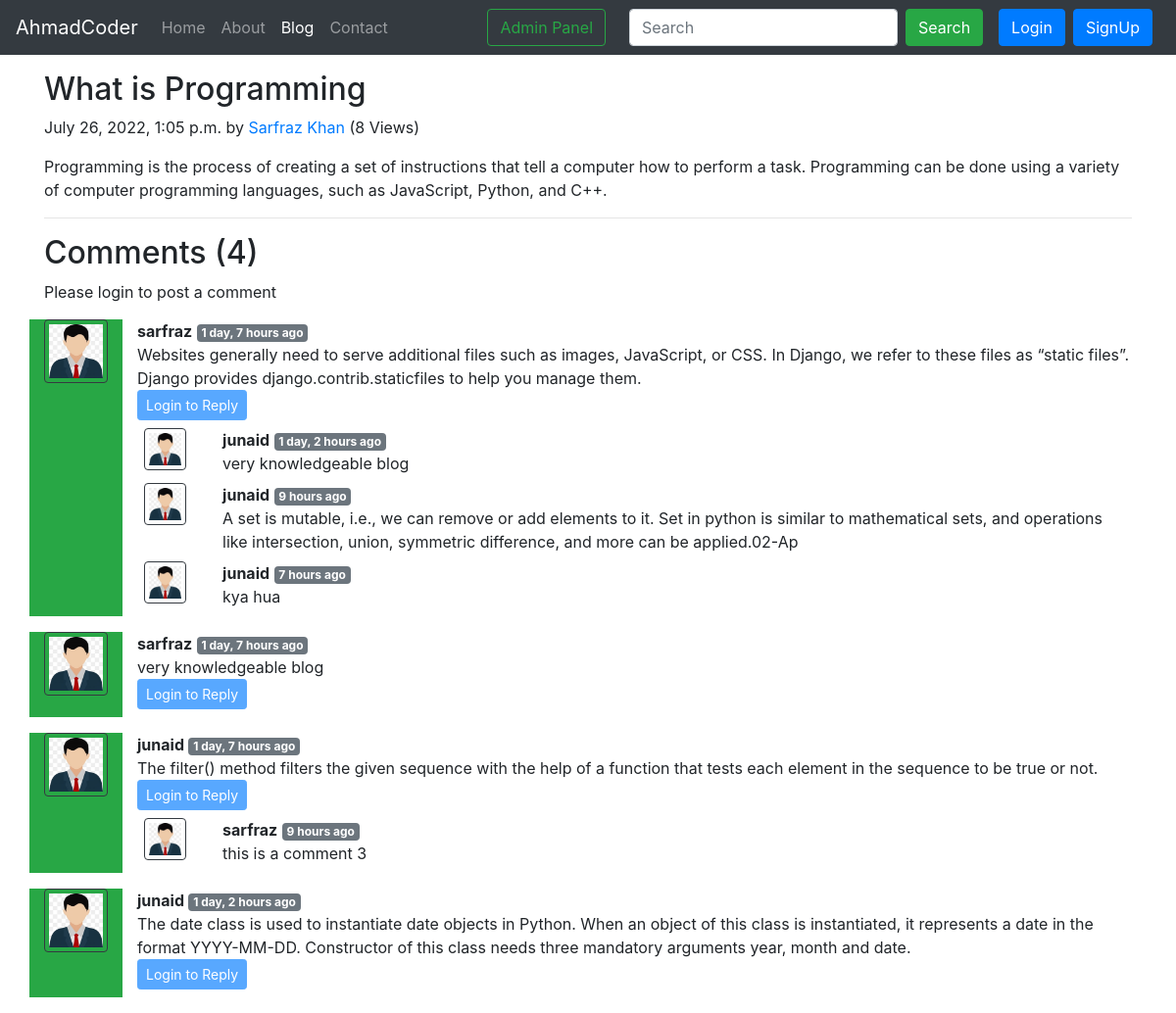
Screenshot of /blog/First-Post with the database file from the repository.
### blog/models.py (models this page shows, shortened)
class Post(models.Model):
    sno = models.AutoField(primary_key=True)
    title = models.CharField(max_length=250)
    content = models.TextField()
    author = models.CharField(max_length=50)
    slug = models.CharField(max_length=130)
    views = models.IntegerField(default=0)
    timestamp = models.DateTimeField(blank=True)

class BlogComment(models.Model):
    sno = models.AutoField(primary_key=True)
    comment = models.TextField()
    user = models.ForeignKey(User, on_delete=models.CASCADE)
    post = models.ForeignKey(Post, on_delete=models.CASCADE)
    parent = models.ForeignKey('self', on_delete=models.CASCADE, null=True)
    timestamp = models.DateTimeField(default=now)

### blog/views.py (the view)
# urls.py: path('<str:slug>', views.blogPost, name='blogPost'),
def blogPost(request, slug):
    post = Post.objects.filter(slug=slug).first()
    post.views = post.views + 1
    post.save()
    comments = BlogComment.objects.filter(post=post, parent=None)
    replies = BlogComment.objects.filter(post=post).exclude(parent=None)
    replyDict = {}
    for reply in replies:
        if reply.parent.sno not in replyDict.keys():
            replyDict[reply.parent.sno] = [reply]
        else:
            replyDict[reply.parent.sno].append(reply)
    context = {'post':post, 'comments':comments, 'user':request.user, 'replyDict':replyDict}
    return render(request, 'blog/blogPost.html', context)

### blog/templatetags/extras.py (called while the page is built)
@register.filter(name='get_val')
def get_val(dict, key):
    return dict.get(key)

### templates/blog/blogPost.html (shortened to what this page needs)
{% extends 'base.html' %}
{% block blogactive %} active {% endblock blogactive %}
{% block body %}
{% load humanize %}
{% load extras %}
<div class="container my-3">
    <h2 class="blog-post-title">{{post.title}}</h2>
    <p class="blog-post-meta">{{post.timestamp}} by <a href="/about">{{post.author}}</a> <span>({{post.views}} Views)</span></p>
    <p>{{post.content|safe}}</p>
    <hr>
  </div>
  <div class="container">
    <h2>Comments ({{comments.count}})</h2>
    <div class="my-2">
      {% if user.is_authenticated %}
      <form action="/blog/postComment" method="POST">{% csrf_token %}
        <div class="form-group">
          <label for="exampleInputEmail1">Post Comment</label>
          <input type="text" class="form-control" name="comment" placeholder="Enter Comment Here">
        </div>
        <input type="hidden" name="parentSno" value="">
        <input type="hidden" name="postSno" value="{{post.sno}}">
        <button type="submit" class="btn btn-primary">Submit</button>
      </form>
    </div>
      {% else %}
      <p>Please login to post a comment</p>
      {% endif %}
    {% for comment in comments %}
    <div class="row my-3">
      <div class="col-md-1 bg-success">
        <img class="rounded mx-auto d-block w-100 p-1 border border-dark " src="/static/image/userimage.png" alt="user">
      </div>
      <div class="col-md-11">
        <b>{{comment.user.username}}</b> <span class="badge badge-secondary">{{comment.timestamp | naturaltime}}</span>
        <div>{{comment.comment}}</div>
        <div class="reply mx-0">
          {% if user.is_authenticated %}
            <button class="btn btn-sm btn-primary" type="button" data-toggle="collapse" data-target="#replyBox{{comment.sno}}" aria-expanded="false" aria-controls="replyBox{{comment.sno}}">
              Reply
            </button>
          <div class="collapse" id="replyBox{{comment.sno}}">
            <div class="card card-body my-2">
              <form action="/blog/postComment" method="POST">{% csrf_token %}
                <div class="form-group">
                  <label for="comment">Post a Reply</label>
                  <input type="text" class="form-control" name="comment" placeholder="Enter Comment Here"></div>
                  <input type="hidden" name="parentSno" value="{{comment.sno}}">
                <input type="hidden" name="postSno" value="{{post.sno}}">
                <button type="submit" class="btn btn-primary">Submit</button>
              </form>
            </div>
          </div>
          {% else %}
          <button class="btn btn-sm btn-primary" type="button" data-toggle="collapse" data-target="#replyBox{{comment.sno}}" aria-expanded="false" aria-controls="replyBox{{comment.sno}}"disabled>
            Login to Reply
          </button>
          {% endif %}
            <div class="replies my-2">
              {% for reply in replyDict|get_val:comment.sno %}
              <div class="row my-2">
                  <div class="col-md-1">
                    <img class="rounded mx-auto d-block w-75 p-1 border border-dark " src="/static/image/userimage.png" alt="user">
                  </div>
                  <div class="col-md-11">
                    <b>{{reply.user.username}}</b> <span class="badge badge-secondary">{{reply.timestamp | naturaltime}}</span>
                    <div>{{reply.comment}}</div>
                  </div>
                    <br>
              </div>
              {% endfor %}
            </div>
        </div>
      </div>
    </div>
    {% endfor %}
  </div>
{% endblock body %}

### rows the page displays
Post: title "What is Programming", timestamp "July 26, 2022, 1:05 p.m.", author "Sarfraz Khan", views "8", content "Programming is the process of creating a set of instructions that tell a computer how to perform a task. Programming can be done using a variety of computer programming languages, such as JavaScript, Python, and C++."
BlogComment: user.username "sarfraz", timestamp "1 day, 7 hours ago", comment "Websites generally need to serve additional files such as images, JavaScript, or CSS. In Django, we refer to these files as “static files”. Django provides django.contrib.staticfiles to help you manage them."
BlogComment: user.username "junaid", timestamp "1 day, 2 hours ago", comment "very knowledgeable blog"
BlogComment: user.username "junaid", timestamp "9 hours ago", comment "A set is mutable, i.e., we can remove or add elements to it. Set in python is similar to mathematical sets, and operations like intersection, union, symmetric difference, and more can be applied.02-Ap"
BlogComment: user.username "junaid", timestamp "7 hours ago", comment "kya hua"
BlogComment: user.username "sarfraz", timestamp "1 day, 7 hours ago", comment "very knowledgeable blog"
BlogComment: user.username "junaid", timestamp "1 day, 7 hours ago", comment "The filter() method filters the given sequence with the help of a function that tests each element in the sequence to be true or not."
BlogComment: user.username "sarfraz", timestamp "9 hours ago", comment "this is a comment 3"
BlogComment: user.username "junaid", timestamp "1 day, 2 hours ago", comment "The date class is used to instantiate date objects in Python. When an object of this class is instantiated, it represents a date in the format YYYY-MM-DD. Constructor of this class needs three mandatory arguments year, month and date."

### other values shown
{{ comments.count }} "4"
